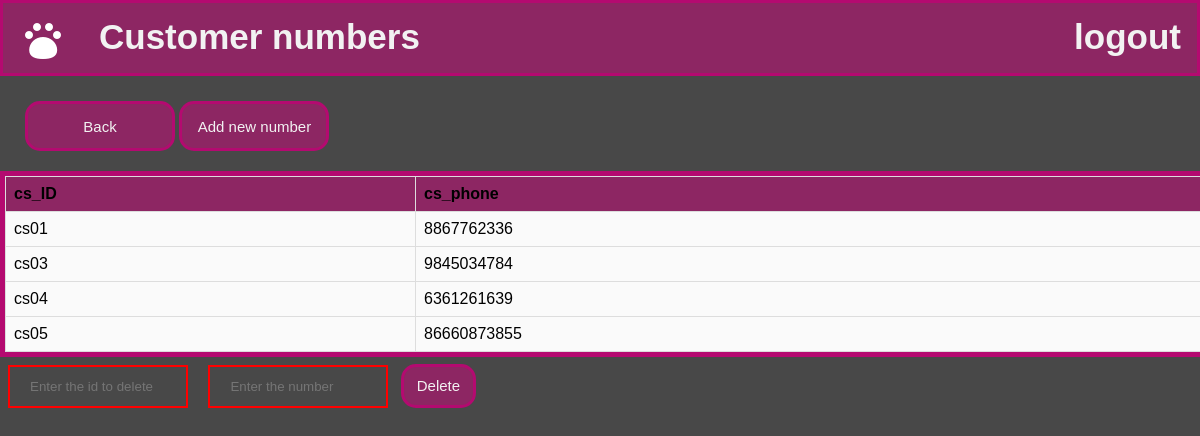
The page /petshop/phone.php (signed in) on the database its author committed.
### tables this page shows
CREATE TABLE `phone` (
  `cs_id` varchar(9) NOT NULL,
  `cs_phone` bigint(10) NOT NULL
);

### petshop/phone.php (the view, shortened to what this page needs)
<html>
    <head>
</head>
<body>
<div class="topnav">
            <a class="active" href="home.html"><img src="ic_add_pet.png"></a>
            <a href="phone.php">Customer numbers</a>
            <div class="topnav-right">
              <a href="logout.php">logout</a>
            </div>
          </div>
          <div class="custombutton">
<form>
<button  style=" height: 50px;width: 150px;cursor:pointer;border-radius:15px;
border: 3px solid  #b40a70;background-color: #8d2663;color:#f2f2f2;font-size:15px;" formaction="customer.php">Back</button>
<button   style=" height: 50px;width: 150px;cursor:pointer;border-radius:15px;
border: 3px solid  #b40a70;background-color: #8d2663;color:#f2f2f2;font-size:15px;"formaction="phoneadd.php">Add new number</button>
</form>
</div>
    <?php
$con = mysqli_connect("localhost","root","","Petshop_management");
$var=mysqli_query($con,"select * from phone ");
echo "<table>";
echo "<tr>
<th>cs_ID</th>
<th>cs_phone</th>
</tr>";
if(mysqli_num_rows($var)>0){
    while($arr=mysqli_fetch_row($var))
    { echo "<tr>
    <td>$arr[0]</td>
    <td>$arr[1]</td>
    </tr>";}
    echo "</table>";
}
?>
<form action="deletephone.php" method="post">
<input  type="text" name="t1" placeholder="Enter the id to delete" required>
<input   type="number" name="t2" placeholder="Enter the number" required>
    <input  style="width:75px;height:44px;cursor:pointer;border-radius:15px;
border: 3px solid  #b40a70;background-color: #8d2663;color:#f2f2f2;font-size:15px;"type="submit" value="Delete">
</form>
</body>
</html>

### petshop/phone.php (style rules this page uses)
body { margin: 0; font-family: Arial, Helvetica, sans-serif; background: #484848; }
.topnav { overflow: hidden; background-color: #8d2663; height: 70px; border: 3px solid #b40a70; }
.topnav a { float: left; color: #f2f2f2; text-align: center; padding: 14px 16px; text-decoration: none; font-size: 35px; font-weight: bold; }
.topnav-right { float: right; }
table { font-family: arial, sans-serif; border-collapse: collapse; outline:#b40a70 solid 5px; width: 100%; margin:5px ; background: #FAFAFA; }
td, th { border: 1px solid #dddddd; text-align: left; padding: 8px; }
th { background-color:#8d2663 ; }
.custombutton { margin:25px; }
input[type=text] { width: 15%; padding: 12px 20px; margin:8px ; border: 2px solid red; background:transparent; color:#000000; }
input[type=number] { width: 15%; padding: 12px 20px; margin:8px ; border: 2px solid red; background:transparent; color:#000000; }

### rows shown on the page
phone: cs "cs01", cs_phone "8867762336"
phone: cs "cs03", cs_phone "9845034784"
phone: cs "cs04", cs_phone "6361261639"
phone: cs "cs05", cs_phone "86660873855"
